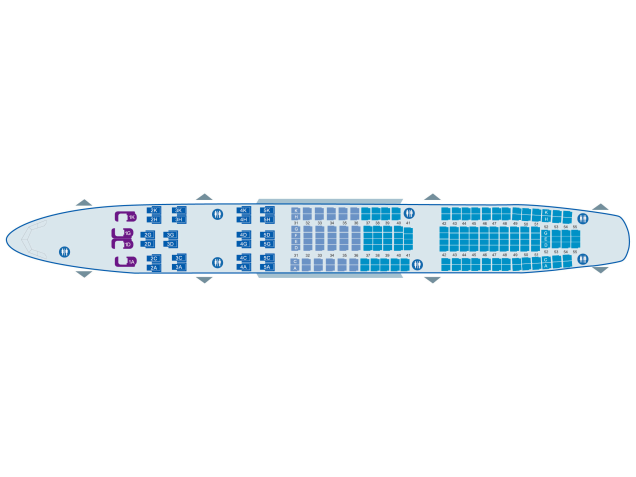
#> input picture plane/a330-300.png, 1272 x 954 px (shown at 1/2 size)
$ python test.py
#> lines starting #> are read from the running program, lines starting #| are printed output that depends on the picture
from PIL import Image
import numpy as np
import matplotlib.pyplot as plt

planes = Image.open("a330-300.png")
#> planes is the input picture: PIL image 1272x954 RGB; mean R, G, B 239.9, 246.1, 249.7
im1 = planes.convert('L')
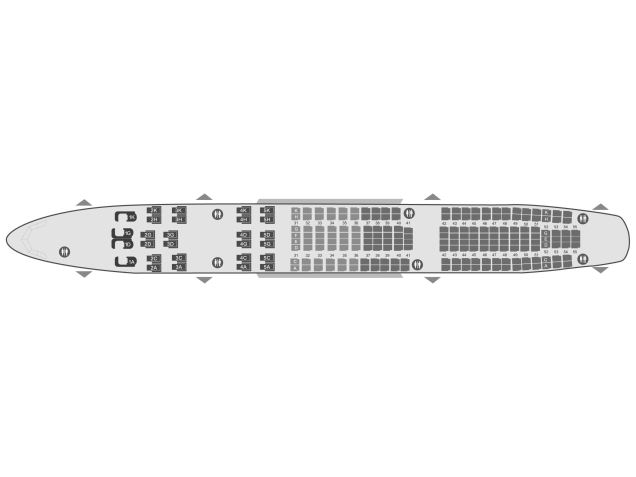
#> im1: PIL image 1272x954 L (shown at 1/2 size); min 57, max 255, mean 244.7
wc = Image.open("WC.png")
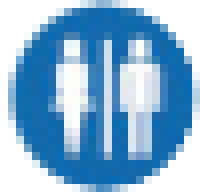
#> input picture plane/WC.png, 25 x 24 px (shown 8 times larger)
#> wc is the input picture: PIL image 25x24 RGBA; mean R, G, B, A 125.5, 172, 207.7, 186
im2 = wc.convert('L')
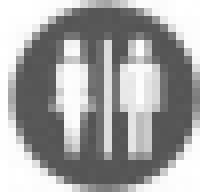
#> im2: PIL image 25x24 L (shown 8 times larger); min 83, max 255, mean 162.2
width, height = im1.size
#> width = 1272; height = 954
width1, height1 = im2.size
#> width1 = 25; height1 = 24

img = []

n = 0

plt.figure("图片列表")

for x in range(0, width, width1):
    for y in range(0, height, height1):
        box = (width, height, width + width1, height + height1)
        roi = planes.crop(box)
        n += 1

#> (the run stopped early here; a loop or call above may not have finished)
